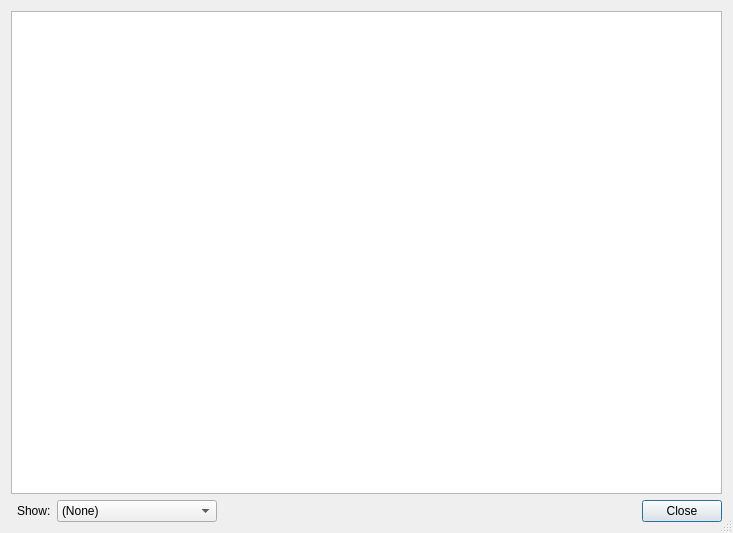
<?xml version="1.0" encoding="UTF-8"?>
<ui version="4.0">
 <class>DialogTables</class>
 <widget class="QDialog" name="DialogTables">
  <property name="geometry">
   <rect>
    <x>0</x>
    <y>0</y>
    <width>733</width>
    <height>533</height>
   </rect>
  </property>
  <property name="windowTitle">
   <string>Show tables</string>
  </property>
  <property name="sizeGripEnabled">
   <bool>true</bool>
  </property>
  <layout class="QGridLayout" name="gridLayout">
   <item row="0" column="0" colspan="4">
    <widget class="QTableWidget" name="tableWidget">
     <property name="contextMenuPolicy">
      <enum>Qt::CustomContextMenu</enum>
     </property>
     <property name="alternatingRowColors">
      <bool>true</bool>
     </property>
     <property name="selectionMode">
      <enum>QAbstractItemView::ContiguousSelection</enum>
     </property>
     <property name="showGrid">
      <bool>false</bool>
     </property>
     <attribute name="verticalHeaderVisible">
      <bool>false</bool>
     </attribute>
     <row>
      <property name="text">
       <string/>
      </property>
     </row>
     <row>
      <property name="text">
       <string/>
      </property>
     </row>
    </widget>
   </item>
   <item row="2" column="3">
    <widget class="QDialogButtonBox" name="buttonBox">
     <property name="orientation">
      <enum>Qt::Horizontal</enum>
     </property>
     <property name="standardButtons">
      <set>QDialogButtonBox::Close</set>
     </property>
    </widget>
   </item>
   <item row="2" column="1">
    <widget class="QLabel" name="label">
     <property name="text">
      <string>Show:</string>
     </property>
    </widget>
   </item>
   <item row="2" column="2">
    <widget class="QComboBox" name="comboBox_Table">
     <property name="minimumSize">
      <size>
       <width>160</width>
       <height>0</height>
      </size>
     </property>
     <property name="currentIndex">
      <number>0</number>
     </property>
     <property name="maxVisibleItems">
      <number>20</number>
     </property>
     <item>
      <property name="text">
       <string>(None)</string>
      </property>
     </item>
     <item>
      <property name="text">
       <string>Building Data</string>
      </property>
      <property name="icon">
       <iconset resource="../Resources/InteractiveGameTweaker.qrc">
        <normaloff>:/abilities/Construction.gif</normaloff>:/abilities/Construction.gif</iconset>
      </property>
     </item>
     <item>
      <property name="text">
       <string>Cities</string>
      </property>
      <property name="icon">
       <iconset resource="../Resources/InteractiveGameTweaker.qrc">
        <normaloff>:/abilities/Create Outpost.gif</normaloff>:/abilities/Create Outpost.gif</iconset>
      </property>
     </item>
     <item>
      <property name="text">
       <string>Hero Data</string>
      </property>
      <property name="icon">
       <iconset resource="../Resources/InteractiveGameTweaker.qrc">
        <normaloff>:/heroes/serena.gif</normaloff>:/heroes/serena.gif</iconset>
      </property>
     </item>
     <item>
      <property name="text">
       <string>Item Data</string>
      </property>
      <property name="icon">
       <iconset resource="../Resources/InteractiveGameTweaker.qrc">
        <normaloff>:/abilities/Thrown.gif</normaloff>:/abilities/Thrown.gif</iconset>
      </property>
     </item>
     <item>
      <property name="text">
       <string>Item Powers</string>
      </property>
      <property name="icon">
       <iconset resource="../Resources/InteractiveGameTweaker.qrc">
        <normaloff>:/images/thrown.gif</normaloff>:/images/thrown.gif</iconset>
      </property>
     </item>
     <item>
      <property name="text">
       <string>Items in game</string>
      </property>
      <property name="icon">
       <iconset resource="../Resources/InteractiveGameTweaker.qrc">
        <normaloff>:/images/thrown.gif</normaloff>:/images/thrown.gif</iconset>
      </property>
     </item>
     <item>
      <property name="text">
       <string>Level Bonus</string>
      </property>
      <property name="icon">
       <iconset resource="../Resources/InteractiveGameTweaker.qrc">
        <normaloff>:/images/recruit.gif</normaloff>:/images/recruit.gif</iconset>
      </property>
     </item>
     <item>
      <property name="text">
       <string>Race Data</string>
      </property>
      <property name="icon">
       <iconset resource="../Resources/InteractiveGameTweaker.qrc">
        <normaloff>:/race/Barbarian.gif</normaloff>:/race/Barbarian.gif</iconset>
      </property>
     </item>
     <item>
      <property name="text">
       <string>Spell Data</string>
      </property>
      <property name="icon">
       <iconset resource="../Resources/InteractiveGameTweaker.qrc">
        <normaloff>:/abilities/Caster.gif</normaloff>:/abilities/Caster.gif</iconset>
      </property>
     </item>
     <item>
      <property name="text">
       <string>Unit Types</string>
      </property>
      <property name="icon">
       <iconset resource="../Resources/InteractiveGameTweaker.qrc">
        <normaloff>:/abilities/Summon Demons 1.gif</normaloff>:/abilities/Summon Demons 1.gif</iconset>
      </property>
     </item>
     <item>
      <property name="text">
       <string>Units in game</string>
      </property>
      <property name="icon">
       <iconset resource="../Resources/InteractiveGameTweaker.qrc">
        <normaloff>:/images/Level 4.gif</normaloff>:/images/Level 4.gif</iconset>
      </property>
     </item>
     <item>
      <property name="text">
       <string>Unrest Table</string>
      </property>
      <property name="icon">
       <iconset resource="../Resources/InteractiveGameTweaker.qrc">
        <normaloff>:/race/Klackon.gif</normaloff>:/race/Klackon.gif</iconset>
      </property>
     </item>
    </widget>
   </item>
  </layout>
 </widget>
 <resources>
  <include location="../Resources/InteractiveGameTweaker.qrc"/>
 </resources>
 <connections>
  <connection>
   <sender>buttonBox</sender>
   <signal>accepted()</signal>
   <receiver>DialogTables</receiver>
   <slot>accept()</slot>
   <hints>
    <hint type="sourcelabel">
     <x>248</x>
     <y>254</y>
    </hint>
    <hint type="destinationlabel">
     <x>157</x>
     <y>274</y>
    </hint>
   </hints>
  </connection>
  <connection>
   <sender>buttonBox</sender>
   <signal>rejected()</signal>
   <receiver>DialogTables</receiver>
   <slot>reject()</slot>
   <hints>
    <hint type="sourcelabel">
     <x>316</x>
     <y>260</y>
    </hint>
    <hint type="destinationlabel">
     <x>286</x>
     <y>274</y>
    </hint>
   </hints>
  </connection>
 </connections>
</ui>
